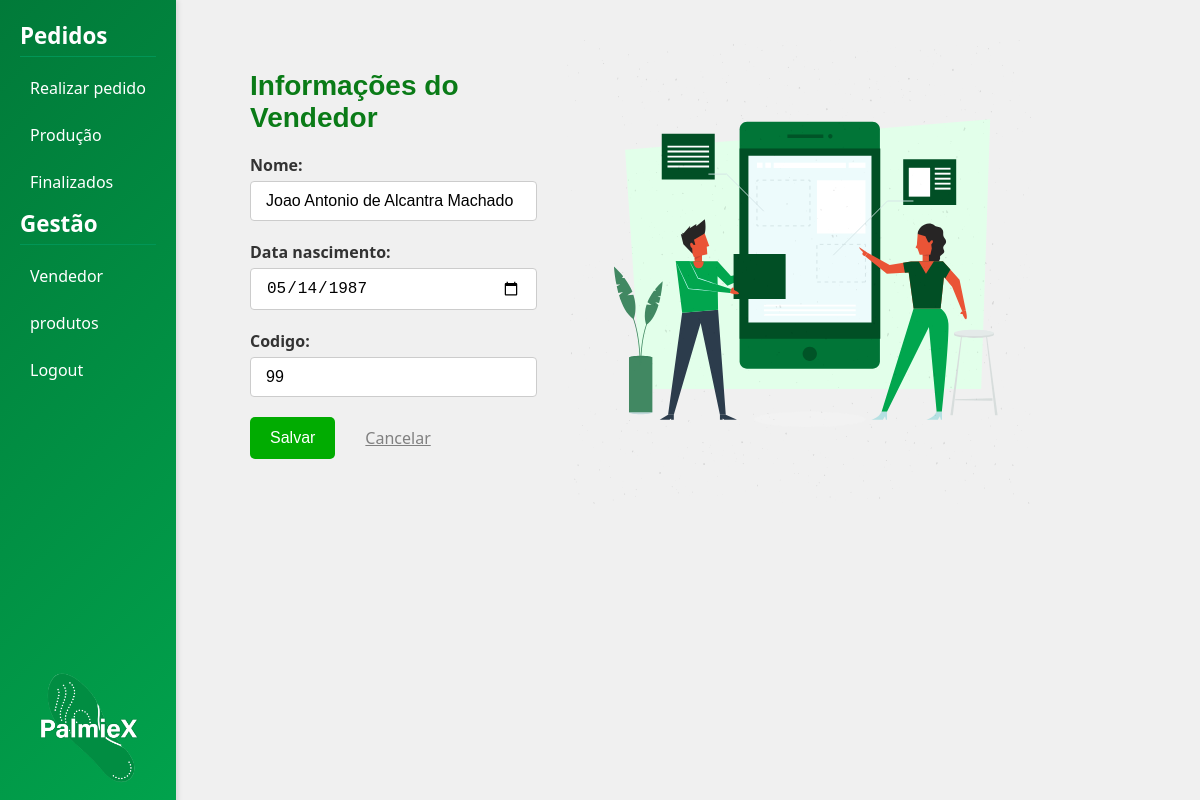
/vendedores/12/editar/, run on an earlier commit of the app's database.
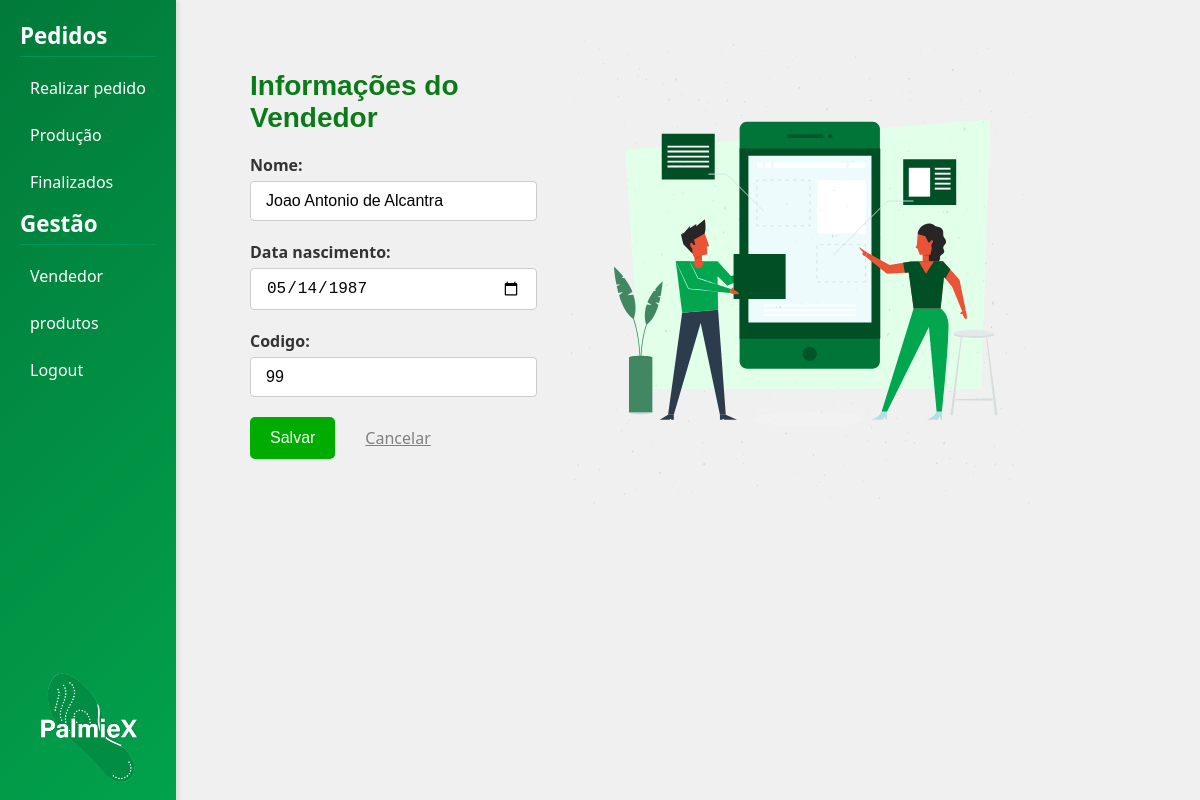
And on a later commit of the database.
### vendedor/models.py (models this page shows, shortened)
class Vendedor(models.Model):
    nome = models.CharField(max_length=100)
    data_nascimento = models.DateField()
    codigo = models.CharField(max_length=20, unique=True)

### vendedor/views.py (the view)
# urls.py: path('<int:pk>/editar/', views.editar_vendedor, name='editar_vendedor'),
def editar_vendedor(request, pk):
    vendedor = get_object_or_404(Vendedor, pk=pk)
    if request.method == 'POST':
        form = VendedorForm(request.POST, instance=vendedor)
        if form.is_valid():
            form.save()
            return redirect('vendedor:lista_vendedores')  # Redireciona para a lista de vendedores
    else:
        form = VendedorForm(instance=vendedor)
    return render(request, 'vendedor/form_vendedor.html', {'form': form})

### vendedor/forms.py
class VendedorForm(forms.ModelForm):
    class Meta:
        model = Vendedor
        fields = ['nome', 'data_nascimento', 'codigo']
        widgets = {
            'data_nascimento': forms.DateInput(
                attrs={'type': 'date'},
                format='%Y-%m-%d'
            ),
        }
    def __init__(self, *args, **kwargs):
        super(VendedorForm, self).__init__(*args, **kwargs)
        self.fields['data_nascimento'].input_formats = ['%Y-%m-%d']

### templates/vendedor/form_vendedor.html (shortened to what this page needs)
{% extends 'base.html' %}
{% load static %}
{% block extra_css %}
<link rel="stylesheet" href="{% static 'css/vendedores/form_vendedor.css' %}">
{% endblock extra_css %}
{% block content %}
    <div class="form-container">
        <div class="form-section">
            <h2>Informações do Vendedor</h2>
            <form method="post">
                <div class="form-group">
                    {{ form.nome.label_tag }}
                    {{ form.nome }}
                </div>
                <div class="form-group">
                    {{ form.data_nascimento.label_tag }}
                    {{ form.data_nascimento }}
                </div>
                <div class="form-group">
                    {{ form.codigo.label_tag }}
                    {{ form.codigo }}
                </div>
                <div class="botoesComando">
                    <button type="submit" class="btn btn-success botao">Salvar</button>
                    <a href="{% url 'vendedor:lista_vendedores' %}" class="btn btn-link botao">Cancelar</a>
                </div>
            </form>
        </div>
        <div class="image-section">
            <img src="{% static 'img/desenho_vendas.svg' %}" class="desenho" alt="Desenho de Vendas">
        </div>
    </div>
{% endblock %}

What changed in the data, as far as the page shows it:
changed Vendedor: nome "Joao Antonio de Alcantra Machado" → "Joao Antonio de Alcantra"
